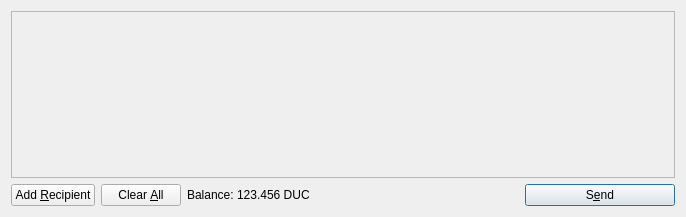
<?xml version="1.0" encoding="UTF-8"?>
<ui version="4.0">
 <class>SendCoinsDialog</class>
 <widget class="QDialog" name="SendCoinsDialog">
  <property name="geometry">
   <rect>
    <x>0</x>
    <y>0</y>
    <width>686</width>
    <height>217</height>
   </rect>
  </property>
  <property name="windowTitle">
   <string>Send Coins</string>
  </property>
  <layout class="QVBoxLayout" name="verticalLayout">
   <item>
    <widget class="QScrollArea" name="scrollArea">
     <property name="widgetResizable">
      <bool>true</bool>
     </property>
     <widget class="QWidget" name="scrollAreaWidgetContents">
      <property name="geometry">
       <rect>
        <x>0</x>
        <y>0</y>
        <width>666</width>
        <height>165</height>
       </rect>
      </property>
      <layout class="QVBoxLayout" name="verticalLayout_2">
       <property name="margin">
        <number>0</number>
       </property>
       <item>
        <layout class="QVBoxLayout" name="entries">
         <property name="spacing">
          <number>6</number>
         </property>
        </layout>
       </item>
       <item>
        <spacer name="verticalSpacer">
         <property name="orientation">
          <enum>Qt::Vertical</enum>
         </property>
         <property name="sizeHint" stdset="0">
          <size>
           <width>20</width>
           <height>40</height>
          </size>
         </property>
        </spacer>
       </item>
      </layout>
     </widget>
    </widget>
   </item>
   <item>
    <layout class="QHBoxLayout" name="horizontalLayout">
     <item>
      <widget class="QPushButton" name="addButton">
       <property name="toolTip">
        <string>Send to multiple recipients at once</string>
       </property>
       <property name="text">
        <string>Add &amp;Recipient</string>
       </property>
       <property name="icon">
        <iconset resource="../bitcoin.qrc">
         <normaloff>:/icons/add</normaloff>:/icons/add</iconset>
       </property>
       <property name="autoDefault">
        <bool>false</bool>
       </property>
      </widget>
     </item>
     <item>
      <widget class="QPushButton" name="clearButton">
       <property name="sizePolicy">
        <sizepolicy hsizetype="Minimum" vsizetype="Fixed">
         <horstretch>0</horstretch>
         <verstretch>0</verstretch>
        </sizepolicy>
       </property>
       <property name="toolTip">
        <string>Remove all transaction fields</string>
       </property>
       <property name="text">
        <string>Clear &amp;All</string>
       </property>
       <property name="icon">
        <iconset resource="../bitcoin.qrc">
         <normaloff>:/icons/remove</normaloff>:/icons/remove</iconset>
       </property>
       <property name="autoRepeatDelay">
        <number>300</number>
       </property>
       <property name="autoDefault">
        <bool>false</bool>
       </property>
      </widget>
     </item>
     <item>
      <layout class="QHBoxLayout" name="horizontalLayout_2">
       <property name="spacing">
        <number>3</number>
       </property>
       <item>
        <widget class="QLabel" name="label">
         <property name="text">
          <string>Balance:</string>
         </property>
        </widget>
       </item>
       <item>
        <widget class="QLabel" name="labelBalance">
         <property name="cursor">
          <cursorShape>IBeamCursor</cursorShape>
         </property>
         <property name="text">
          <string>123.456 DUC</string>
         </property>
         <property name="textInteractionFlags">
          <set>Qt::LinksAccessibleByMouse|Qt::TextSelectableByKeyboard|Qt::TextSelectableByMouse</set>
         </property>
        </widget>
       </item>
      </layout>
     </item>
     <item>
      <spacer name="horizontalSpacer">
       <property name="orientation">
        <enum>Qt::Horizontal</enum>
       </property>
       <property name="sizeHint" stdset="0">
        <size>
         <width>40</width>
         <height>20</height>
        </size>
       </property>
      </spacer>
     </item>
     <item>
      <widget class="QPushButton" name="sendButton">
       <property name="minimumSize">
        <size>
         <width>150</width>
         <height>0</height>
        </size>
       </property>
       <property name="toolTip">
        <string>Confirm the send action</string>
       </property>
       <property name="text">
        <string>S&amp;end</string>
       </property>
       <property name="icon">
        <iconset resource="../bitcoin.qrc">
         <normaloff>:/icons/send</normaloff>:/icons/send</iconset>
       </property>
       <property name="default">
        <bool>true</bool>
       </property>
      </widget>
     </item>
    </layout>
   </item>
  </layout>
 </widget>
 <resources>
  <include location="../bitcoin.qrc"/>
 </resources>
 <connections/>
</ui>
